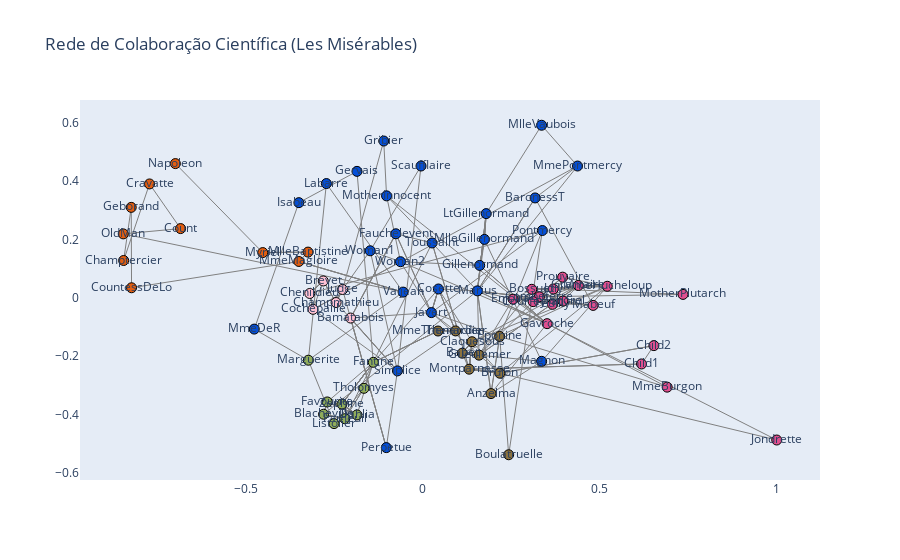

Here is the notebook cell this chart was saved with:
### Code cell
# Construir o gráfico
fig = go.Figure(data=[arestas, nos])
fig.update_layout(
    title='Rede de Colaboração Científica (Les Misérables)',
    showlegend=False,
    xaxis=dict(showgrid=False, zeroline=False),
    yaxis=dict(showgrid=False, zeroline=False)
)

fig.show()

### Figure 1 — Plotly figure (JSON) as saved in the notebook; plotly's stock layout.template omitted (floating-point values rounded to 4 significant figures; data arrays with more than 128 entries replaced by an {"elided": "..."} marker saying what was removed)
{"data": [{"hoverinfo": "none", "line": {"color": "gray", "width": 1}, "mode": "lines", "type": "scatter", "x": {"elided": "509 float values"}, "y": {"elided": "509 float values"}}, {"hoverinfo": "text", "marker": {"color": ["rgb(226, 94, 17)", "rgb(226, 94, 17)", "rgb(226, 94, 17)", "rgb(226, 94, 17)", "rgb(226, 94, 17)", "rgb(226, 94, 17)", "rgb(226, 94, 17)", "rgb(226, 94, 17)", "rgb(226, 94, 17)", "rgb(226, 94, 17)", "rgb(4, 79, 216)", "rgb(4, 79, 216)", "rgb(144, 172, 91)", "rgb(4, 79, 216)", "rgb(4, 79, 216)", "rgb(4, 79, 216)", "rgb(144, 172, 91)", "rgb(144, 172, 91)", "rgb(144, 172, 91)", "rgb(144, 172, 91)", "rgb(144, 172, 91)", "rgb(144, 172, 91)", "rgb(144, 172, 91)", "rgb(144, 172, 91)", "rgb(139, 114, 62)", "rgb(139, 114, 62)", "rgb(4, 79, 216)", "rgb(4, 79, 216)", "rgb(4, 79, 216)", "rgb(255, 194, 212)", "rgb(4, 79, 216)", "rgb(4, 79, 216)", "rgb(4, 79, 216)", "rgb(4, 79, 216)", "rgb(255, 194, 212)", "rgb(255, 194, 212)", "rgb(255, 194, 212)", "rgb(255, 194, 212)", "rgb(255, 194, 212)", "rgb(4, 79, 216)", "rgb(139, 114, 62)", "rgb(139, 114, 62)", "rgb(139, 114, 62)", "rgb(4, 79, 216)", "rgb(4, 79, 216)", "rgb(4, 79, 216)", "rgb(224, 79, 143)", "rgb(224, 79, 143)", "rgb(224, 79, 143)", "rgb(4, 79, 216)", "rgb(4, 79, 216)", "rgb(4, 79, 216)", "rgb(4, 79, 216)", "rgb(4, 79, 216)", "rgb(4, 79, 216)", "rgb(4, 79, 216)", "rgb(4, 79, 216)", "rgb(224, 79, 143)", "rgb(224, 79, 143)", "rgb(224, 79, 143)", "rgb(224, 79, 143)", "rgb(224, 79, 143)", "rgb(224, 79, 143)", "rgb(224, 79, 143)", "rgb(224, 79, 143)", "rgb(224, 79, 143)", "rgb(224, 79, 143)", "rgb(224, 79, 143)", "rgb(139, 114, 62)", "rgb(139, 114, 62)", "rgb(139, 114, 62)", "rgb(139, 114, 62)", "rgb(4, 79, 216)", "rgb(224, 79, 143)", "rgb(224, 79, 143)", "rgb(139, 114, 62)", "rgb(224, 79, 143)"], "line": {"color": "black", "width": 1}, "size": 10}, "mode": "markers+text", "text": ["Napoleon", "Myriel", "MlleBaptistine", "MmeMagloire", "CountessDeLo", "Geborand", "Champtercier", "Cravatte", "Count", "OldMan", "Valjean", "Labarre", "Marguerite", "MmeDeR", "Isabeau", "Gervais", "Listolier", "Tholomyes", "Fameuil", "Blacheville", "Favourite", "Dahlia", "Zephine", "Fantine", "MmeThenardier", "Thenardier", "Cosette", "Javert", "Fauchelevent", "Bamatabois", "Perpetue", "Simplice", "Scaufflaire", "Woman1", "Judge", "Champmathieu", "Brevet", "Chenildieu", "Cochepaille", "Pontmercy", "Boulatruelle", "Eponine", "Anzelma", "Woman2", "MotherInnocent", "Gribier", "MmeBurgon", "Jondrette", "Gavroche", "Gillenormand", "Magnon", "MlleGillenormand", "MmePontmercy", "MlleVaubois", "LtGillenormand", "Marius", "BaronessT", "Mabeuf", "Enjolras", "Combeferre", "Prouvaire", "Feuilly", "Courfeyrac", "Bahorel", "Bossuet", "Joly", "Grantaire", "MotherPlutarch", "Gueulemer", "Babet", "Claquesous", "Montparnasse", "Toussaint", "Child1", "Child2", "Brujon", "MmeHucheloup"], "type": "scatter", "x": [-0.699, -0.4521, -0.3242, -0.3502, -0.8229, -0.8237, -0.8452, -0.7721, -0.6843, -0.8463, -0.05556, -0.2724, -0.3234, -0.4762, -0.3501, -0.186, -0.2508, -0.1663, -0.2204, -0.2803, -0.2699, -0.1859, -0.2286, -0.1398, 0.04291, 0.09247, 0.04419, 0.02417, -0.07616, -0.2039, -0.1031, -0.07161, -0.00501, -0.1486, -0.2266, -0.2449, -0.2813, -0.3193, -0.3101, 0.3378, 0.2426, 0.2173, 0.1927, -0.06302, -0.1024, -0.1103, 0.6904, 1, 0.3511, 0.1607, 0.3357, 0.1742, 0.4372, 0.3356, 0.179, 0.1543, 0.3173, 0.4812, 0.2551, 0.3293, 0.3951, 0.3665, 0.3118, 0.3958, 0.3078, 0.3686, 0.4395, 0.7351, 0.1589, 0.1115, 0.1392, 0.131, 0.02628, 0.6181, 0.6529, 0.2177, 0.5211], "y": [0.46, 0.1548, 0.1565, 0.1244, 0.03418, 0.31, 0.1277, 0.3903, 0.2372, 0.219, 0.01927, 0.3916, -0.2144, -0.1076, 0.3262, 0.4334, -0.4317, -0.3108, -0.4149, -0.3997, -0.3575, -0.402, -0.3648, -0.2216, -0.1141, -0.1139, 0.02999, -0.05102, 0.2194, -0.06971, -0.5142, -0.251, 0.4518, 0.161, 0.02829, -0.01647, 0.05747, 0.01459, -0.03974, 0.2305, -0.5386, -0.1329, -0.3288, 0.1235, 0.3494, 0.5375, -0.3067, -0.488, -0.08893, 0.1108, -0.2181, 0.2001, 0.4518, 0.5916, 0.2885, 0.02351, 0.3423, -0.02636, -0.005015, 0.003102, 0.07053, -0.02265, -0.01331, -0.0115, 0.02889, 0.02995, 0.04202, 0.01137, -0.197, -0.1902, -0.1509, -0.2451, 0.1878, -0.2272, -0.1642, -0.259, 0.03927]}], "layout": {"showlegend": false, "title": {"text": "Rede de Colaboração Científica (Les Misérables)"}, "xaxis": {"showgrid": false, "zeroline": false}, "yaxis": {"showgrid": false, "zeroline": false}}}
